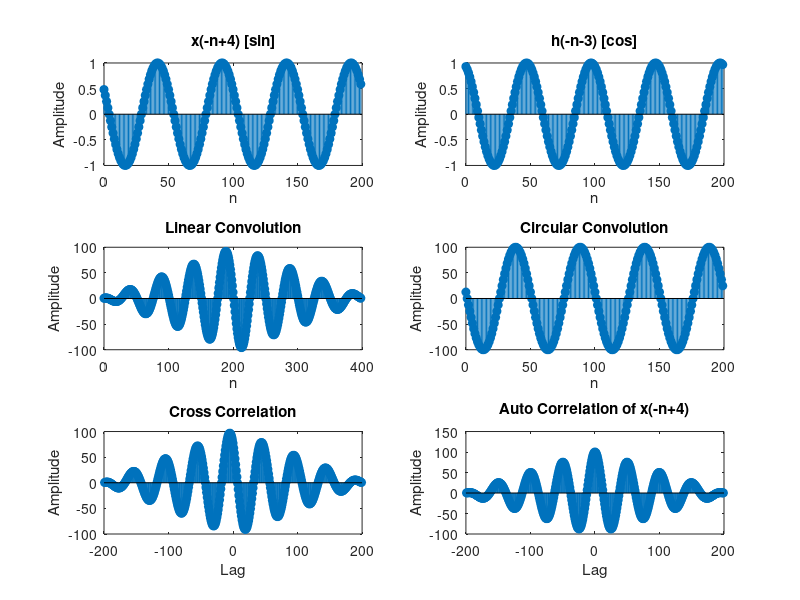

MATLAB code for this plot: (Note: this script raises an error after producing the figure.)
% Parameters
cycles = 4;                % Number of cycles
samples_per_cycle = 50;    % Increased sample points per cycle for smoothness
N = cycles * samples_per_cycle;
n = 0:N-1;

% Define signals
theta = 2*pi*n/samples_per_cycle;
x = sin(theta);
h = cos(theta);

% x(-n+4)
n2 = 0:N-1;
idx_x = -n2 + 4 + 1; % +1 for MATLAB indexing
x_shifted = zeros(1, N);
for i = 1:N
    if idx_x(i) >= 1 && idx_x(i) <= N
        x_shifted(i) = x(idx_x(i));
    else
        % Pad with wrapped values from x
        pad_idx = mod(idx_x(i)-1, N) + 1;
        x_shifted(i) = x(pad_idx);
    end
end

% h(-n-3)
idx_h = -n2 - 3 + 1;
h_shifted = zeros(1, N);
for i = 1:N
    if idx_h(i) >= 1 && idx_h(i) <= N
        h_shifted(i) = h(idx_h(i));
    else
        pad_idx = mod(idx_h(i)-1, N) + 1;
        h_shifted(i) = h(pad_idx);
    end
end

% Now x_shifted and h_shifted are the same length for all operations

% Linear convolution
lin_conv = conv(x_shifted, h_shifted);

% Circular convolution (length = N)
Nc = N;
circ_conv = cconv(x_shifted, h_shifted, Nc);

% Cross correlation
cross_corr = xcorr(x_shifted, h_shifted);

% Auto correlation on x(-n+4)
auto_corr = xcorr(x_shifted);

% Plotting
figure;

subplot(3,2,1);
stem(n2, x_shifted, 'filled');
title('x(-n+4) [sin]');
xlabel('n'); ylabel('Amplitude');

subplot(3,2,2);
stem(n2, h_shifted, 'filled');
title('h(-n-3) [cos]');
xlabel('n'); ylabel('Amplitude');

subplot(3,2,3);
stem(0:length(lin_conv)-1, lin_conv, 'filled');
title('Linear Convolution');
xlabel('n'); ylabel('Amplitude');

subplot(3,2,4);
stem(0:length(circ_conv)-1, circ_conv, 'filled');
title('Circular Convolution');
xlabel('n'); ylabel('Amplitude');

subplot(3,2,5);
stem(-(length(x_shifted)-1):(length(h_shifted)-1), cross_corr, 'filled');
title('Cross Correlation');
xlabel('Lag'); ylabel('Amplitude');

subplot(3,2,6);
stem(-(length(x_shifted)-1):(length(x_shifted)-1), auto_corr, 'filled');
title('Auto Correlation of x(-n+4)');
xlabel('Lag'); ylabel('Amplitude');

sgtitle('Signal Operations: Transformed Sine and Cosine');
